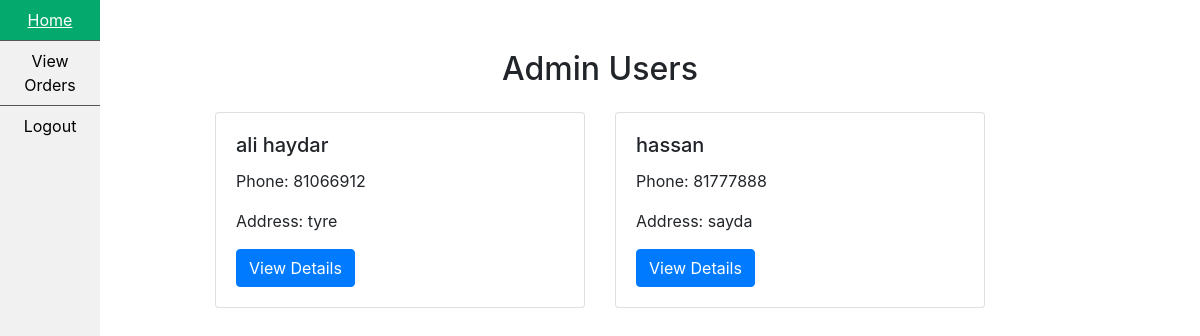
Screenshot of /admin_users.php (signed in) with the database file from the repository.
### tables this page shows
CREATE TABLE `clients` (
  `id` int(11) NOT NULL,
  `username` varchar(50) NOT NULL,
  `password` varchar(200) NOT NULL,
  `phone` varchar(29) NOT NULL,
  `address` varchar(255) NOT NULL
);

### admin_users.php (the view, shortened to what this page needs)
<?php
require_once("admincon.php");
$query = "SELECT * FROM clients";
$result = mysqli_query($con, $query);
if (mysqli_num_rows($result) > 0) {
    $users = mysqli_fetch_all($result, MYSQLI_ASSOC);
} else {
    $users = [];
}
?>
<!DOCTYPE html>
<html lang="en">
<head>
    <link rel="stylesheet" href="https://stackpath.bootstrapcdn.com/bootstrap/4.5.2/css/bootstrap.min.css">
</head>
<body>
    <div class="container">
        <center><h2 class="mb-4">Admin Users</h2></center>
        <ul>
            <li><a class="active" href="adminhome.php">Home</a></li>
            <li><a href="admin_orders.php">View Orders</a></li>
            <li><a href="adminlogout.php">Logout</a></li>
        </ul>
        <div class="row mt-4">
            <?php foreach ($users as $user): ?>
                <div class="col-md-6">
                    <div class="card mb-3">
                        <div class="card-body">
                            <h5 class="card-title"><?php echo $user['username']; ?></h5>
                            <p class="card-text">Phone: <?php echo $user['phone']; ?></p>
                            <p class="card-text">Address: <?php echo $user['address']; ?></p>
                            <a href="#" class="btn btn-primary">View Details</a>
                        </div>
                    </div>
                </div>
            <?php endforeach; ?>
        </div>
    </div>
</body>
</html>

### admin_users.php (style rules this page uses)
body { background-image: url('https://t4.ftcdn.net/jpg/01/05/72/61/360_F_105726195_r0MpL0Noxp2NeMh3RsRwCskbeL7ensjV.jpg'); background-size: cover; background-repeat: no-repeat; background-position: center; }
.container { max-width: 800px; margin: 50px auto; }
ul { list-style-type: none; padding: 0; margin: 0; top: 0; left: 0; width: 100px; background-color: #f1f1f1; height: 100%; position: fixed; overflow: auto; }
li a { display: block; color: #000; padding: 8px 16px; text-decoration: none; }
li { text-align: center; border-bottom: 1px solid #555; }
li:last-child { border-bottom: none; }
li a.active { background-color: #04AA6D; color: white; }

### rows the page displays
clients: username "ali haydar", phone "81066912", address "tyre"
clients: username "hassan", phone "81777888", address "sayda"
